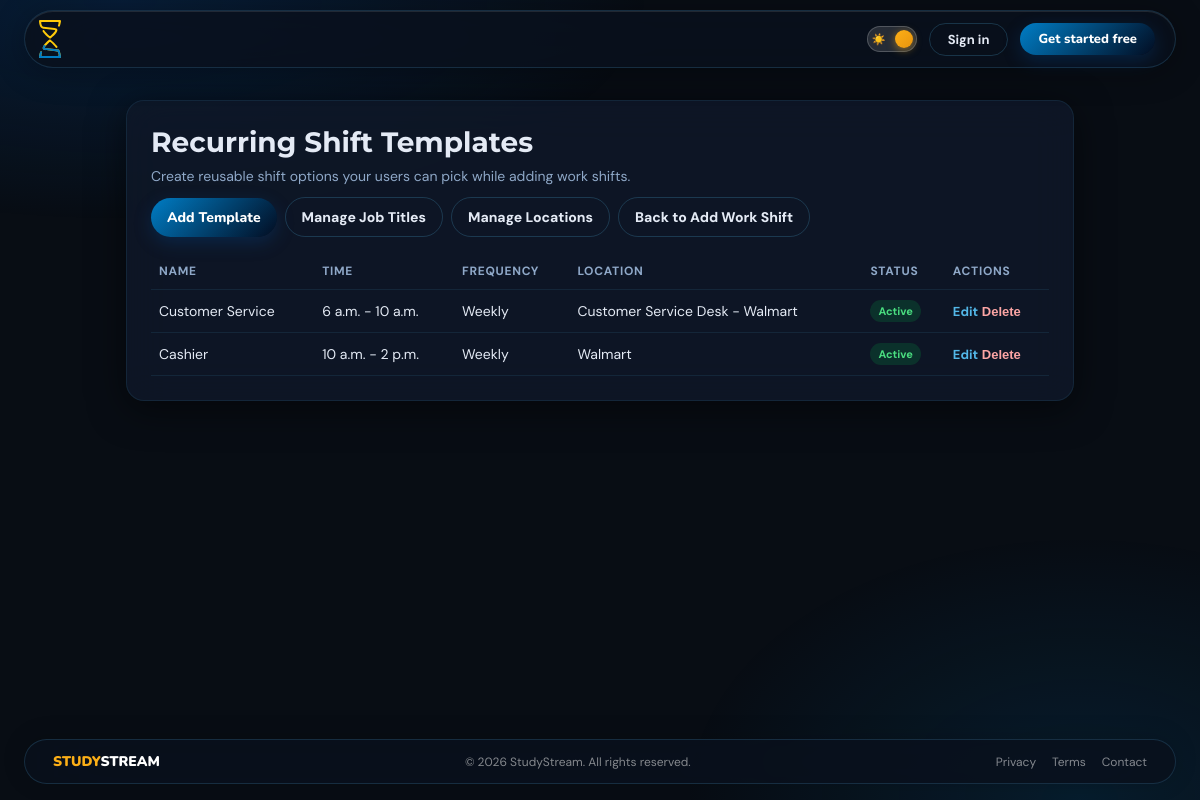
The app's page /home/dashboard/recurring-shifts/ (signed in), older data.
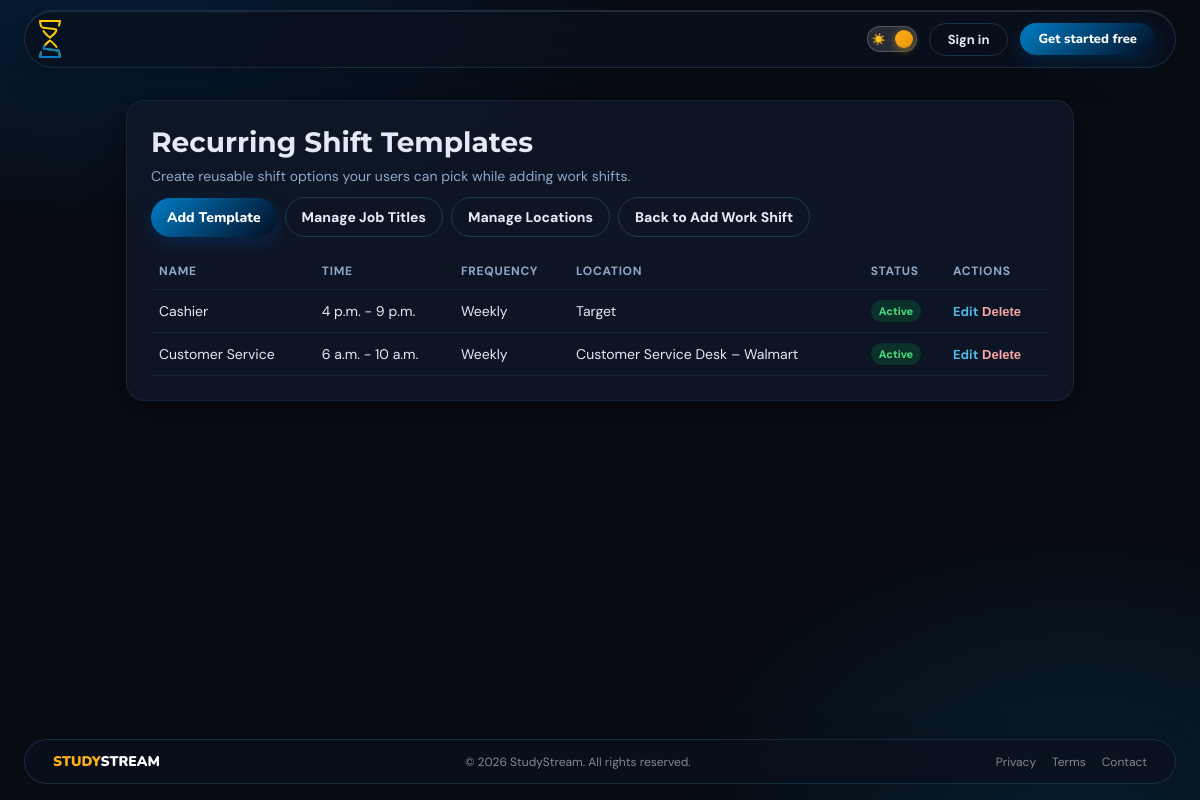
The same page, newer data.
### core/models.py (models this page shows, shortened)
class RecurringWorkShift(models.Model):
    RECUR_WEEKLY = "weekly"
    RECUR_BIWEEKLY = "biweekly"
    RECUR_MONTHLY = "monthly"
    RECUR_CHOICES = [
        (RECUR_WEEKLY, "Weekly"),
        (RECUR_BIWEEKLY, "Every 2 Weeks"),
        (RECUR_MONTHLY, "Monthly"),
    ]
    user = models.ForeignKey(settings.AUTH_USER_MODEL, on_delete=models.CASCADE)
    name = models.CharField(max_length=100)
    start_time = models.TimeField()
    end_time = models.TimeField()
    location = models.CharField(max_length=200, blank=True)
    recurrence_pattern = models.CharField(max_length=20, choices=RECUR_CHOICES, default=RECUR_WEEKLY)
    is_active = models.BooleanField(default=True)
    created_at = models.DateTimeField(auto_now_add=True)
    updated_at = models.DateTimeField(auto_now=True)
    class Meta:
        ordering = ["name", "start_time"]

### home/views.py (the view)
# urls.py: path('dashboard/recurring-shifts/', views.recurring_shift_list, name='recurring_shift_list'),
@login_required
def recurring_shift_list(request):
    recurring_shifts = RecurringWorkShift.objects.filter(user=request.user).order_by("-updated_at", "name")
    return render(request, "home/recurring_shift_list.html", {"recurring_shifts": recurring_shifts})

### accounts/context_processors.py (called while the page is built)
def profile_context(request):
    if not request.user.is_authenticated:
        return {}
    profile = Profile.objects.filter(user=request.user).first()
    display = profile.display_name if profile and profile.display_name else request.user.username
    avatar  = profile.avatar_text[:1].upper() if profile and profile.avatar_text else display[:1].upper()
    return {
        'profile_display_name': display,
        'profile_avatar_text':  avatar,
    }

### home/templates/home/recurring_shift_list.html (shortened to what this page needs)
{% extends "accounts/base.html" %}
{% block content %}
<div class="ss-wrap">
    <div class="ss-card">
        <div class="ss-header">
            <div>
                <h1>Recurring Shift Templates</h1>
                <p class="ss-sub">Create reusable shift options your users can pick while adding work shifts.</p>
            </div>
            <div class="ss-actions">
                <a href="{% url 'add_recurring_shift' %}" class="btn btn-primary">Add Template</a>
                <a href="{% url 'recurring_job_title_list' %}" class="btn btn-secondary">Manage Job Titles</a>
                <a href="{% url 'recurring_location_list' %}" class="btn btn-secondary">Manage Locations</a>
                <a href="{% url 'add_work_shift' %}" class="btn btn-secondary">Back to Add Work Shift</a>
            </div>
        </div>
        {% if recurring_shifts %}
            <table>
                <thead>
                    <tr>
                        <th>Name</th>
                        <th>Time</th>
                        <th>Frequency</th>
                        <th>Location</th>
                        <th>Status</th>
                        <th>Actions</th>
                    </tr>
                </thead>
                <tbody>
                    {% for shift in recurring_shifts %}
                        <tr>
                            <td>{{ shift.name }}</td>
                            <td>{{ shift.start_time }} - {{ shift.end_time }}</td>
                            <td>{{ shift.get_recurrence_pattern_display }}</td>
                            <td>{% if shift.location %}{{ shift.location }}{% else %}--{% endif %}</td>
                            <td>
                                {% if shift.is_active %}
                                    <span class="badge badge-on">Active</span>
                                {% else %}
                                    <span class="badge badge-off">Inactive</span>
                                {% endif %}
                            </td>
                            <td>
                                <a href="{% url 'edit_recurring_shift' shift.id %}" class="link">Edit</a>
                                <form method="post" action="{% url 'delete_recurring_shift' shift.id %}" style="display:inline;">
                                    <button type="submit" class="delete-btn">Delete</button>
                                </form>
                            </td>
                        </tr>
                    {% endfor %}
                </tbody>
            </table>
        {% else %}
            <p class="ss-empty">No recurring templates yet. Add one to reuse the same shift pattern quickly.</p>
        {% endif %}
    </div>
</div>
{% endblock %}

Row changes from the older to the newer data that the page shows:
changed RecurringWorkShift "Cashier": start_time "10 a.m." → "4 p.m."; end_time "2 p.m." → "9 p.m."; location "Walmart" → "Target"; moves up the list
changed RecurringWorkShift "Customer Service": location "Customer Service Desk - Walmart" → "Customer Service Desk – Walmart"
